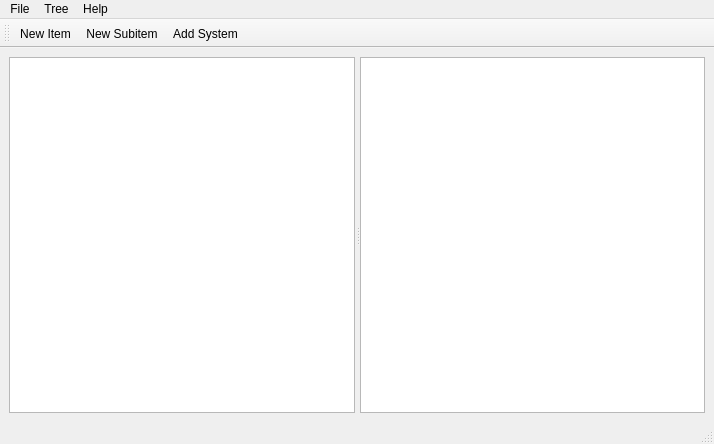
<?xml version="1.0" encoding="UTF-8"?>
<ui version="4.0">
 <class>MainWindow</class>
 <widget class="QMainWindow" name="MainWindow">
  <property name="geometry">
   <rect>
    <x>0</x>
    <y>0</y>
    <width>714</width>
    <height>444</height>
   </rect>
  </property>
  <property name="windowIcon">
   <iconset>
    <normaloff>:/icons/irt.ico</normaloff>:/icons/irt.ico</iconset>
  </property>
  <widget class="QWidget" name="centralwidget">
   <layout class="QVBoxLayout" name="verticalLayout">
    <item>
     <widget class="QSplitter" name="splitter">
      <property name="orientation">
       <enum>Qt::Horizontal</enum>
      </property>
      <property name="handleWidth">
       <number>5</number>
      </property>
      <widget class="QTreeView" name="treeView"/>
      <widget class="QTextEdit" name="textEdit"/>
     </widget>
    </item>
   </layout>
  </widget>
  <widget class="QMenuBar" name="menubar">
   <property name="geometry">
    <rect>
     <x>0</x>
     <y>0</y>
     <width>714</width>
     <height>19</height>
    </rect>
   </property>
   <widget class="QMenu" name="menuFile">
    <property name="title">
     <string>File</string>
    </property>
    <addaction name="actionOpen_book"/>
    <addaction name="actionClose_book"/>
    <addaction name="separator"/>
    <addaction name="actionNew_book"/>
   </widget>
   <widget class="QMenu" name="menuTree">
    <property name="title">
     <string>Tree</string>
    </property>
    <addaction name="actionAdd_Item"/>
    <addaction name="actionNew_Subitem"/>
    <addaction name="actionAdd_System"/>
   </widget>
   <widget class="QMenu" name="menuHelp">
    <property name="title">
     <string>Help</string>
    </property>
    <addaction name="actionAbout"/>
    <addaction name="actionAbout_Qt"/>
    <addaction name="separator"/>
    <addaction name="actionOpen_settings_directory"/>
   </widget>
   <addaction name="menuFile"/>
   <addaction name="menuTree"/>
   <addaction name="menuHelp"/>
  </widget>
  <widget class="QStatusBar" name="statusbar"/>
  <widget class="QToolBar" name="toolBar">
   <property name="windowTitle">
    <string>toolBar</string>
   </property>
   <attribute name="toolBarArea">
    <enum>TopToolBarArea</enum>
   </attribute>
   <attribute name="toolBarBreak">
    <bool>false</bool>
   </attribute>
   <addaction name="actionAdd_Item"/>
   <addaction name="actionNew_Subitem"/>
   <addaction name="actionAdd_System"/>
  </widget>
  <action name="actionAdd_Item">
   <property name="icon">
    <iconset resource="resources.qrc">
     <normaloff>:/icons/icons/plus.png</normaloff>:/icons/icons/plus.png</iconset>
   </property>
   <property name="text">
    <string>New Item</string>
   </property>
  </action>
  <action name="actionNew_Subitem">
   <property name="icon">
    <iconset resource="resources.qrc">
     <normaloff>:/icons/icons/arrow-branch-270-left.png</normaloff>:/icons/icons/arrow-branch-270-left.png</iconset>
   </property>
   <property name="text">
    <string>New Subitem</string>
   </property>
  </action>
  <action name="actionAdd_System">
   <property name="icon">
    <iconset resource="resources.qrc">
     <normaloff>:/icons/icons/leaf--plus.png</normaloff>:/icons/icons/leaf--plus.png</iconset>
   </property>
   <property name="text">
    <string>Add System</string>
   </property>
  </action>
  <action name="actionOpen_settings_directory">
   <property name="icon">
    <iconset resource="resources.qrc">
     <normaloff>:/icons/icons/folder-horizontal-open.png</normaloff>:/icons/icons/folder-horizontal-open.png</iconset>
   </property>
   <property name="text">
    <string>Open app settings directory</string>
   </property>
   <property name="toolTip">
    <string>Open setings directory</string>
   </property>
  </action>
  <action name="actionOpen_book">
   <property name="icon">
    <iconset resource="resources.qrc">
     <normaloff>:/icons/icons/book-open.png</normaloff>:/icons/icons/book-open.png</iconset>
   </property>
   <property name="text">
    <string>Open book...</string>
   </property>
  </action>
  <action name="actionClose_book">
   <property name="icon">
    <iconset resource="resources.qrc">
     <normaloff>:/icons/icons/book--pencil.png</normaloff>:/icons/icons/book--pencil.png</iconset>
   </property>
   <property name="text">
    <string>Close book</string>
   </property>
  </action>
  <action name="actionAbout">
   <property name="icon">
    <iconset resource="resources.qrc">
     <normaloff>:/icons/icons/information.png</normaloff>:/icons/icons/information.png</iconset>
   </property>
   <property name="text">
    <string>About</string>
   </property>
  </action>
  <action name="actionAbout_Qt">
   <property name="icon">
    <iconset theme="help-about"/>
   </property>
   <property name="text">
    <string>About Qt</string>
   </property>
  </action>
  <action name="actionNew_book">
   <property name="icon">
    <iconset resource="resources.qrc">
     <normaloff>:/icons/icons/book--plus.png</normaloff>:/icons/icons/book--plus.png</iconset>
   </property>
   <property name="text">
    <string>New book...</string>
   </property>
  </action>
 </widget>
 <resources>
  <include location="resources.qrc"/>
 </resources>
 <connections/>
</ui>
